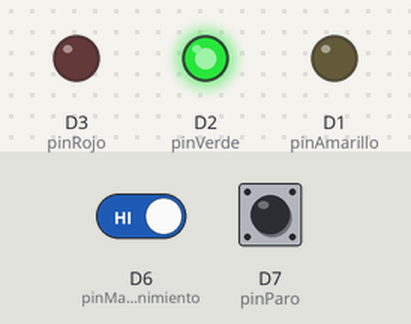
Bench run of a sketch on a simulated ESP8266 (NodeMCU). Shown: output pins drawn as LEDs (lit = HIGH). Inputs (shaded band) come from the test bench; at power-on: D6 (pinMantenimiento) HIGH, D7 (pinParo) HIGH.

Above: at 18.0 s.
18.1 s: D6 (pinMantenimiento) driven LOW
At 20.0 s:
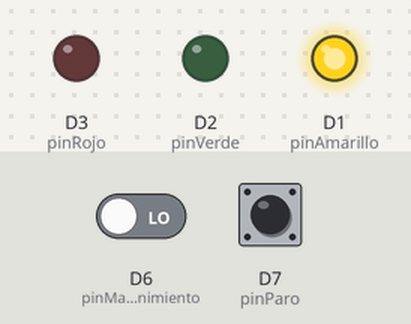
At 20.9 s:
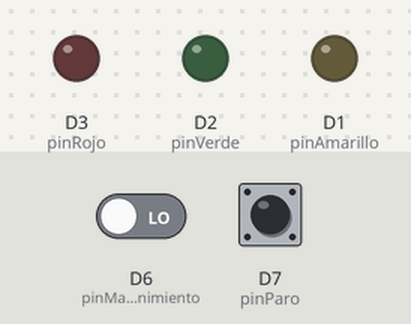
Timing chart, 0 to 34.1 s (numbered marks = the images above; inputs shaded):
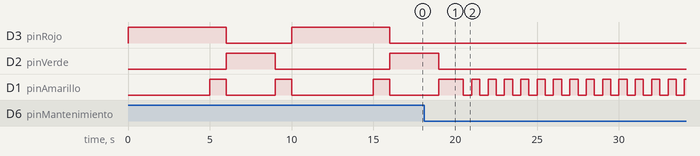

The sketch:

EJERCICIO4.ino
```cpp
const int pinRojo = D3;
const int pinAmarillo = D1;
const int pinVerde = D2;
const int pinParo = D7;
const int pinMantenimiento = D6;
int A,B;
bool mantenimientoActivo= false;
bool amarilloEncendido = false;
bool emergenciaActiva=false;


void setup() {
pinMode(pinRojo,OUTPUT);
pinMode(pinAmarillo,OUTPUT);
pinMode(pinVerde,OUTPUT);
pinMode(pinParo, INPUT);
pinMode(pinMantenimiento, INPUT);

}

void loop() {
 A=digitalRead(pinParo);
 B=digitalRead(pinMantenimiento);

  if (A == LOW) {
  while(true){
  digitalWrite(pinRojo, LOW);
  digitalWrite(pinAmarillo, LOW);
  digitalWrite(pinVerde, LOW);
  delay(500);

}

  }
  else {
  if (B == LOW){
  while(true) {
   digitalWrite(pinRojo, LOW);
   digitalWrite(pinVerde, LOW);
   digitalWrite(pinAmarillo, HIGH);
   delay(500);
   digitalWrite(pinAmarillo, LOW);
   delay(500);

  }}

else{
  digitalWrite(pinRojo, HIGH);
  digitalWrite(pinAmarillo, LOW);
  digitalWrite(pinVerde, LOW);
  delay(5000);

  digitalWrite(pinRojo, HIGH);
  digitalWrite(pinVerde, LOW);
  digitalWrite(pinAmarillo, HIGH);
  delay(1000);

  digitalWrite(pinRojo, LOW);
  digitalWrite(pinAmarillo, LOW);
  digitalWrite(pinVerde, HIGH);
  delay(3000);

  digitalWrite(pinRojo, LOW);
  digitalWrite(pinAmarillo, HIGH);
  digitalWrite(pinVerde, LOW);
  delay(1000);
}

}
}
```

Measured:
- after the input at 18.1 s, D3 (pinRojo): stays LOW (without the input it goes to HIGH after 1.9 s); D2 (pinVerde): goes on until 19.0 s, then stays LOW
- by itself, D3 (pinRojo): alternates HIGH for 6.0 s and LOW for 4.0 s
